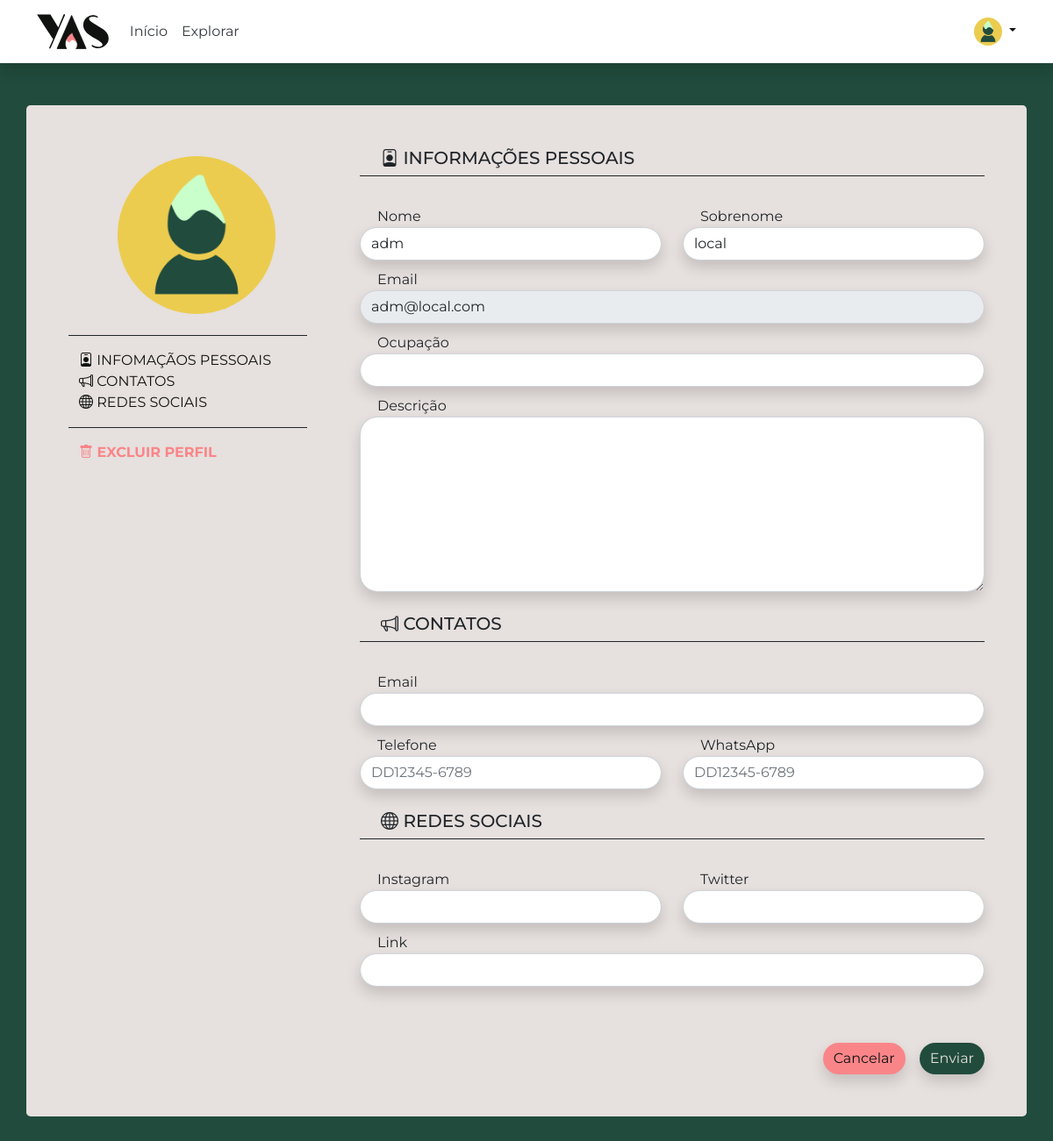
The app's page /user-edit.php (signed in) with its own data.
### tables this page shows
create table user_yas(
    user_id int not null primary key auto_increment,
    user_email varchar(400) not null unique,
    user_senha varchar(70) not null,
    user_carreira varchar(20) null,
    user_whatsapp_cont  bigint(15) null,
    user_first_name varchar(30) not null,
    user_last_name varchar(30) not null,
    user_email_cont varchar(400)  null,
    user_telefone_cont bigint(15)  null,
    user_desc mediumtext null,
    social_url mediumtext null,
    social_insta varchar(20) null,
    social_twitter varchar(20) null,
    user_foto varchar(70) default null,
    tipo BIT NOT NULL DEFAULT 0
);

### includes/function/function-img.php (called while the page is built, shortened)
<?php
    function img_perfil($arq) {
        $caminho="upload/img-user/$arq";
        if (is_null($arq) || !file_exists($caminho) || empty($arq)) {
            return "layout/image/user-yas.png";
        }
        else {
            return $caminho;
        }
    }
?>

### includes/forms/user-edit-form.php (the view, shortened to what this page needs)
<?php
$busca = $banco->query("select * from user_yas where user_id='$cod'");
$value = $busca->fetch_object();
require_once "includes/header.php";
?>
<form action='user-edit.php?cod=<?php echo $cod?>' method="post" enctype="multipart/form-data">
    <div class="container mt-5 pe-5 rounded-3" style="background-color:#e6e0de;">
        <div class="row">
            <div class="col-4 pt-5 text-center ">
                <label class="preview-yas">
                    <?php
                    $perfil = img_perfil($reg->user_foto);
                    echo "<img id='previewImg' src='$perfil' alt='mdo' width='180' height='180' class='rounded-circle '>"
                    ?>
                </label>
                <div class="row mt-4">
                    <div class="col mx-5 text-uppercase border-bottom border-top border-dark ">
                        <ul class="list-unstyled mt-3 text-start">
                            <li><a class="link-dark" href="#infoP"><i class="bi bi-person-badge"></i> Infomaçãos
                                    Pessoais</a></li>
                            <li><a class="link-dark" href="#cont"><i class="bi bi-megaphone"></i> Contatos</a></li>
                            <li><a class="link-dark" href="#redeS"><i class="bi bi-globe"></i> Redes Sociais</a></li>
                        </ul>
                    </div>
                </div>
                <div class="row">
                    <div class="col mt-3 mx-5 text-uppercase ">
                        <ul class="list-unstyled text-start">
                            <li><a class="link-danger" href="user-delete.php"><i class="bi bi-trash"></i><b> Excluir
                                        perfil</b></a></li>
                        </ul>
                    </div>
                </div>
            </div>
            <div class="col-8 mt-4 ">
                <div class="container-fluid my-4 border-bottom border-dark border-1">
                    <h5 id="infoP"><i class="bi bi-person-badge"></i> INFORMAÇÕES PESSOAIS</h5>
                </div>
                <div class="row">
                    <div class="col-6">
                        <label for="nome">Nome</label><input class="form-control shadow " type="text" name="nome"
                            id="nome" size="30" maxlength="30" value="<?php echo $value->user_first_name ?>">
                    </div>
                    <div class="col-6">
                        <label for="sobrenome">Sobrenome</label><input class="form-control shadow " type="text"
                            name="sobrenome" id="sobrenome" size="30" maxlength="30"
                            value="<?php echo $value->user_last_name ?>">
                    </div>
                </div>
                <div class="col"> <label for="email">Email</label><input class="form-control shadow " type="email"
                        name="email" id="email" readonly value="<?php echo $value->user_email ?>">
                </div>
                <div class="col">
                    <label for="ocupacao">Ocupação</label><input class="form-control shadow " type="text"
                        name="ocupacao" id="ocupacao" value="<?php echo $value->user_carreira ?>">
                </div>
                <div class="col" id="cont">
                    <label for="descricao">Descrição</label><textarea class="form-control shadow " name="descricao"
                        id="descricao" style="height: 200px"><?php echo $value->user_desc ?></textarea>
                </div>
                <div class="container-fluid my-4 border-bottom border-dark border-1">
                    <h5><i class="bi bi-megaphone"></i> CONTATOS</h5>
                </div>
                <div class="col"> <label for="email">Email</label><input class="form-control shadow " type="email"
                        name="cont-email" id="cont-email" maxlength="400" value="<?php echo $value->user_email_cont ?>">
                </div>
                <div class="row">
                    <div class="col-6"> <label for="phone">Telefone</label><input class="form-control shadow" type="tel"
                            id="phone" name="phone" placeholder="DD12345-6789" maxlength="11"
                            value="<?php echo $value->user_telefone_cont ?>">
                    </div>
                    <div class="col-6" id="redeS">
                        <label for="phone">WhatsApp</label><input class="form-control shadow" type="tel" id="whatsapp"
                            name="whatsapp" placeholder="DD12345-6789" maxlength="11"
                            value="<?php echo $value->user_whatsapp_cont ?>">
                    </div>
                </div>
                <div class="container-fluid my-4 border-bottom border-dark border-1">
                    <h5><i class="bi bi-globe"></i> REDES SOCIAIS</h5>
                </div>
                <div class="row">
                    <div class="col"><label for="instagram">Instagram</label><input class="form-control shadow "
                            type="text" name="insta" id="insta" size="30" maxlength="20"
                            value="<?php echo $value->social_insta ?>">
                    </div>
                    <div class="col"><label for="twitter">Twitter</label><input class="form-control shadow " type="text"
                            name="twitter" id="twitter" size="30" maxlength="20"
                            value="<?php echo $value->social_twitter ?>">
                    </div>
                </div>
                <div class="col mb-3">
                    <label for="link">Link</label><input class="form-control shadow " type="text" name="link" id="link"
                        size="30" maxlength="50" value="<?php echo $value->social_url ?>">
                </div>
            </div>
            <div class="container my-5 text-end">
                <button onclick="window.location.href = 'user-perfil.php?cod=<?php echo $cod; ?>'" type='reset'
                    class='btn btn-primary shadow me-3'>Cancelar</btton>
                    <button type="submit" class="btn btn-success shadow ">Enviar</button>
            </div>
        </div>
    </div>
</form>

### layout/css/style.css (style rules this page uses)
body { color: var(--yas_color5); overflow-x: hidden; font-family: var(--yas_font_type) !important; }
label { padding-left: 20px; padding-top: 10px; }
input.form-control, textarea.form-control, select.form-select { border-radius: 20px; }
a.link-dark { text-decoration: none; color: var(--yas_color5); }
a.link-danger { text-decoration: none; color: var(--yas_color2); }
img#previewImg { object-fit: cover; }

### layout/css/import/color.css (style rules this page uses)
:root { --yas_color1: #e6e0de; --yas_color2: #fa8589; --yas_color3: #c8ffca; --yas_color4: #204b3d; --yas_color5: #101210; --yas_color6: #eccc4f; --yas_color5_gradient: linear-gradient(180.12deg, rgba(16, 18, 16, 0.459) 0.1%, #101210 65.07%); --yas_color1_opacity: rgba(231, 225, 223, 0.939); --yas_color_error: #fa8589; --yas_color_success: #204b3d; --yas_color_warning: #eccc4f; }
button.btn-primary { background-color: var(--yas_color2); border: 0; color: var(--yas_color5); border-radius:50px; }
button.btn-success { background-color: var(--yas_color4); border: 0; color: var(--yas_color1); border-radius: 20px; }

### records on screen
user_yas: nome "adm", sobrenome "local", email "adm@local.com"
